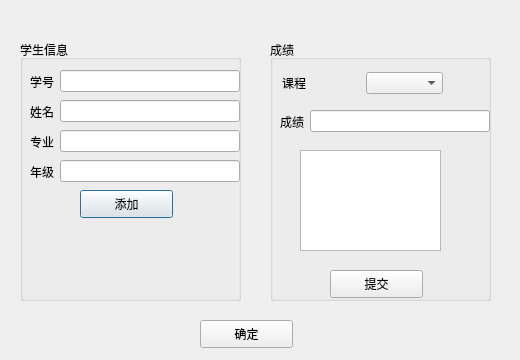
<?xml version="1.0" encoding="UTF-8"?>
<ui version="4.0">
 <class>AddDialog</class>
 <widget class="QDialog" name="AddDialog">
  <property name="geometry">
   <rect>
    <x>0</x>
    <y>0</y>
    <width>520</width>
    <height>360</height>
   </rect>
  </property>
  <property name="windowTitle">
   <string>Dialog</string>
  </property>
  <widget class="QGroupBox" name="groupBox">
   <property name="geometry">
    <rect>
     <x>20</x>
     <y>40</y>
     <width>221</width>
     <height>261</height>
    </rect>
   </property>
   <property name="title">
    <string>学生信息</string>
   </property>
   <widget class="QPushButton" name="pushAdd">
    <property name="geometry">
     <rect>
      <x>60</x>
      <y>150</y>
      <width>93</width>
      <height>28</height>
     </rect>
    </property>
    <property name="text">
     <string>添加</string>
    </property>
   </widget>
   <widget class="QWidget" name="layoutWidget">
    <property name="geometry">
     <rect>
      <x>10</x>
      <y>30</y>
      <width>210</width>
      <height>23</height>
     </rect>
    </property>
    <layout class="QHBoxLayout" name="horizontalLayout">
     <item>
      <widget class="QLabel" name="label">
       <property name="text">
        <string>学号</string>
       </property>
      </widget>
     </item>
     <item>
      <widget class="QLineEdit" name="lineEdit_Number"/>
     </item>
    </layout>
   </widget>
   <widget class="QWidget" name="layoutWidget">
    <property name="geometry">
     <rect>
      <x>10</x>
      <y>60</y>
      <width>210</width>
      <height>23</height>
     </rect>
    </property>
    <layout class="QHBoxLayout" name="horizontalLayout_2">
     <item>
      <widget class="QLabel" name="label_2">
       <property name="text">
        <string>姓名</string>
       </property>
      </widget>
     </item>
     <item>
      <widget class="QLineEdit" name="lineEdit_Name"/>
     </item>
    </layout>
   </widget>
   <widget class="QWidget" name="layoutWidget">
    <property name="geometry">
     <rect>
      <x>10</x>
      <y>90</y>
      <width>210</width>
      <height>23</height>
     </rect>
    </property>
    <layout class="QHBoxLayout" name="horizontalLayout_3">
     <item>
      <widget class="QLabel" name="label_3">
       <property name="text">
        <string>专业</string>
       </property>
      </widget>
     </item>
     <item>
      <widget class="QLineEdit" name="lineEdit_profess"/>
     </item>
    </layout>
   </widget>
   <widget class="QWidget" name="layoutWidget">
    <property name="geometry">
     <rect>
      <x>10</x>
      <y>120</y>
      <width>210</width>
      <height>23</height>
     </rect>
    </property>
    <layout class="QHBoxLayout" name="horizontalLayout_4">
     <item>
      <widget class="QLabel" name="label_4">
       <property name="text">
        <string>年级</string>
       </property>
      </widget>
     </item>
     <item>
      <widget class="QLineEdit" name="lineEdit_class"/>
     </item>
    </layout>
   </widget>
  </widget>
  <widget class="QGroupBox" name="groupBox_2">
   <property name="geometry">
    <rect>
     <x>270</x>
     <y>40</y>
     <width>221</width>
     <height>261</height>
    </rect>
   </property>
   <property name="title">
    <string>成绩</string>
   </property>
   <widget class="QPushButton" name="gradeAdd">
    <property name="geometry">
     <rect>
      <x>60</x>
      <y>230</y>
      <width>93</width>
      <height>28</height>
     </rect>
    </property>
    <property name="text">
     <string>提交</string>
    </property>
   </widget>
   <widget class="QTextEdit" name="textEdit_grade">
    <property name="geometry">
     <rect>
      <x>30</x>
      <y>110</y>
      <width>141</width>
      <height>101</height>
     </rect>
    </property>
   </widget>
   <widget class="QWidget" name="layoutWidget">
    <property name="geometry">
     <rect>
      <x>12</x>
      <y>32</y>
      <width>161</width>
      <height>23</height>
     </rect>
    </property>
    <layout class="QHBoxLayout" name="horizontalLayout_5">
     <item>
      <widget class="QLabel" name="label_5">
       <property name="sizePolicy">
        <sizepolicy hsizetype="Minimum" vsizetype="Fixed">
         <horstretch>0</horstretch>
         <verstretch>0</verstretch>
        </sizepolicy>
       </property>
       <property name="text">
        <string>课程</string>
       </property>
      </widget>
     </item>
     <item>
      <widget class="QComboBox" name="comboBox_course"/>
     </item>
    </layout>
   </widget>
   <widget class="QWidget" name="layoutWidget">
    <property name="geometry">
     <rect>
      <x>10</x>
      <y>70</y>
      <width>210</width>
      <height>23</height>
     </rect>
    </property>
    <layout class="QHBoxLayout" name="horizontalLayout_6">
     <item>
      <widget class="QLabel" name="label_6">
       <property name="text">
        <string>成绩</string>
       </property>
      </widget>
     </item>
     <item>
      <widget class="QLineEdit" name="lineEdit_grade"/>
     </item>
    </layout>
   </widget>
  </widget>
  <widget class="QPushButton" name="pushSure">
   <property name="geometry">
    <rect>
     <x>200</x>
     <y>320</y>
     <width>93</width>
     <height>28</height>
    </rect>
   </property>
   <property name="text">
    <string>确定</string>
   </property>
  </widget>
 </widget>
 <resources/>
 <connections/>
</ui>
